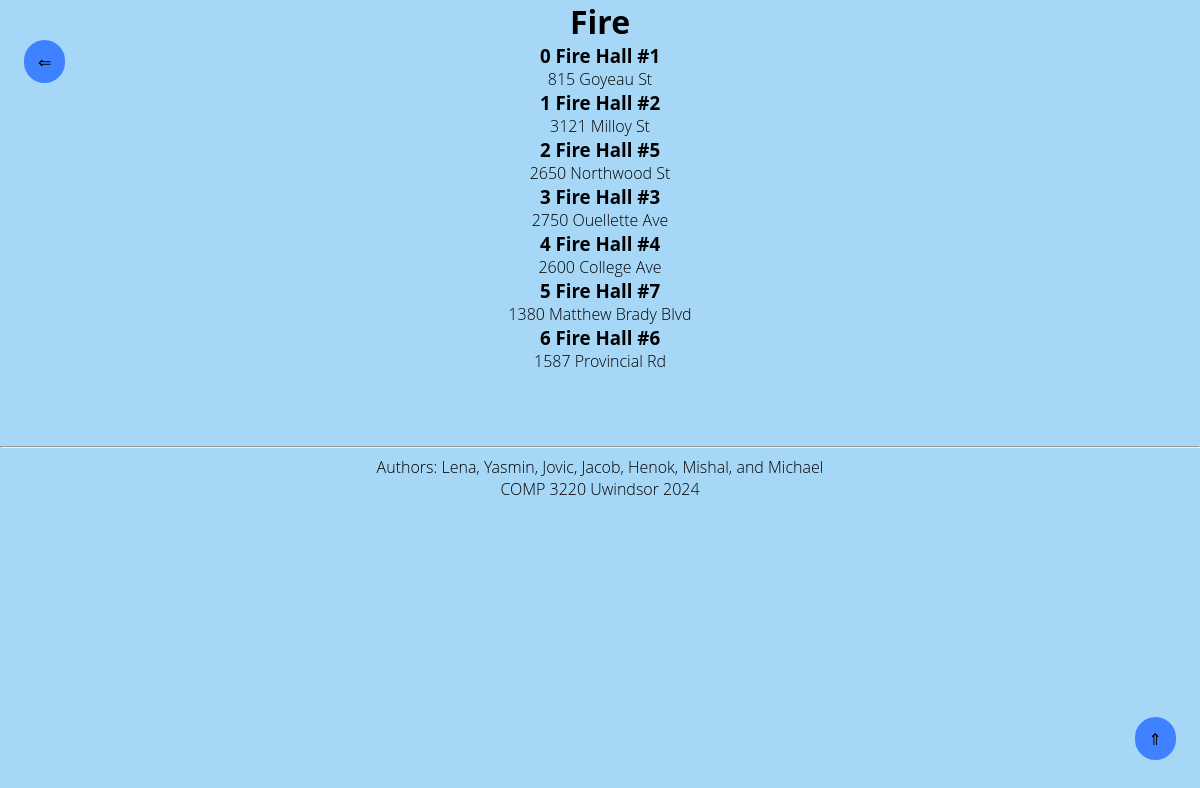
The app's page /fire with its own data.
### tables this page shows
CREATE TABLE fire (
    id INTEGER PRIMARY KEY,
    street TEXT NOT NULL,
    names TEXT NOT NULL,
    latitude FLOAT NOT NULL,
    longitude FLOAT NOT NULL
);

### app.py (the view)
@app.route("/fire")
def fire():
    conn = get_db_connection()
    fire = conn.execute("SELECT * FROM fire").fetchall()
    conn.close()
    return render_template("fire.html", fire=fire)

### app.py (called while the page is built)
def get_db_connection():
    conn = sqlite3.connect("database.db")
    conn.row_factory = sqlite3.Row
    return conn

### templates/fire.html (shortened to what this page needs)
{% extends 'base.html' %} {%block head%}
<link rel="stylesheet" href="{{ url_for('static', filename='base.css') }}" />
{%endblock%} {%block content%} {%endblock%} {%block more%}
<h1>Fire</h1>
<div id="previous">
  <a href="{{ url_for('index')}}">&lArr;</a>
</div>
{% for element in fire %}
<div class="container">
  <h3>{{ element['id'] }} {{ element['names'] }}</h3>
  <p>{{ element['street']}}</p>
</div>
{% endfor %} {%endblock%}

### static/base.css (style rules this page uses)
body, header, head, h1, h2, h3, h4, p { margin:0; padding:0; text-align: center; }
body { font-family: 'Open Sans', sans-serif; box-sizing: border-box; background-color: #a7d7f7; font-weight: 300; }
#previous a { border-style: solid; border-width: 2px; border-color: #3e82ff; border-radius: 25px; padding-top:8.5px; padding-bottom: 8.5px; padding-left: 12px; padding-right: 12px; background-color: #3e82ff; color:#000000; text-decoration: none; position:fixed; top: 5%; left:2%; }

### records on screen
fire: id "0", names "Fire Hall #1", street "815 Goyeau St"
fire: id "1", names "Fire Hall #2", street "3121 Milloy St"
fire: id "2", names "Fire Hall #5", street "2650 Northwood St"
fire: id "3", names "Fire Hall #3", street "2750 Ouellette Ave"
fire: id "4", names "Fire Hall #4", street "2600 College Ave"
fire: id "5", names "Fire Hall #7", street "1380 Matthew Brady Blvd"
fire: id "6", names "Fire Hall #6", street "1587 Provincial Rd"
